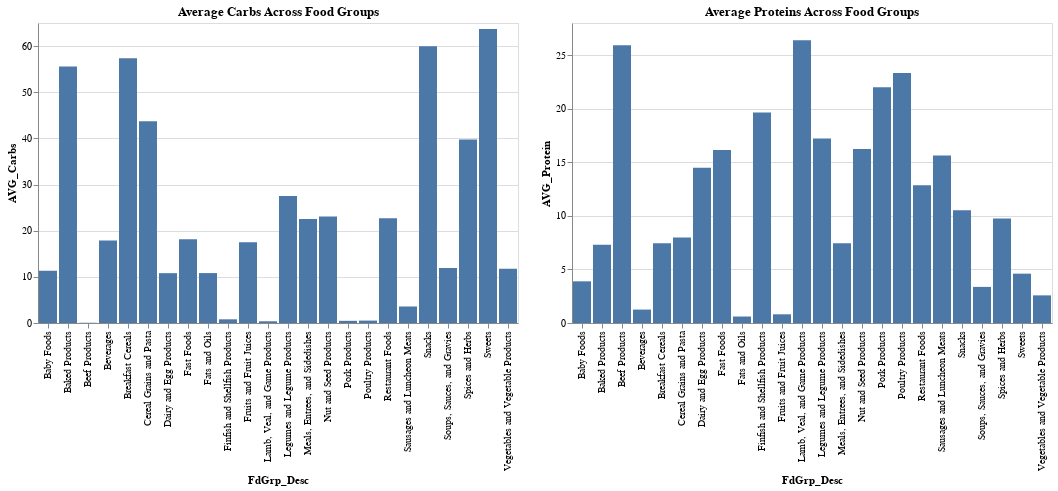

Notebook source saved alongside this figure:
### Code cell
macros = ['Protein', 'Carbohydrt', 'Fiber_TD', 'Water', 'Cholestrl', 'Lipid_Tot']
vitamins = ['Vit_C', 'Vit_E', 'Vit_D', 'Vit_D.1', 'Vit_K', 'Vit_B12', 'Vit_B6', 'Vit_A_IU']
vitaminBs = ['Thiamin', 'Riboflavin', 'Niacin', 'Panto_Acid', 'Folic_Acid']
minerals = ['Calcium', 'Iron', 'Magnesium', 'Phosphorus', 'Potassium', 'Sodium', 'Zinc', 'Copper', 'Manganese', 'Selenium']

# Macros for Protein Groups
dfmacros = dfProtein[macros].values
dfvitamins = dfProtein[vitamins].values
dfminerals = dfProtein[minerals].values
# dfvitamins

columns = ["FdGrp_Desc", "Water", "Energ_Kcal", "Protein", "Carbohydrt", "Sugar_Tot"]
data = [df[["FdGrp_Desc", "Water", "Energ_Kcal", "Protein", "Carbohydrt", "Sugar_Tot"]]]

carb = alt.Chart(df).mark_bar().encode(
    x = 'FdGrp_Desc:N',
    y = 'AVG_Carbs:Q'
).transform_aggregate(
    AVG_Carbs='mean(Carbohydrt)',
    groupby=["FdGrp_Desc"]
).properties(
    title='Average Carbs Across Food Groups'
)

protein = alt.Chart(df).mark_bar().encode(
    x = 'FdGrp_Desc:N',
    y = 'AVG_Protein:Q'
).transform_aggregate(
    AVG_Protein='mean(Protein)',
    groupby=["FdGrp_Desc"]
).properties(
    title='Average Proteins Across Food Groups'
)

macrosChart = alt.vconcat(carb | protein)
macrosChart

### Figure 1 — Vega-Lite specification as saved in the notebook (floating-point values rounded to 4 significant figures; data arrays with more than 128 entries replaced by an {"elided": "..."} marker saying what was removed)
{"config": {"view": {"continuousWidth": 400, "continuousHeight": 300}}, "vconcat": [{"hconcat": [{"mark": "bar", "encoding": {"x": {"type": "nominal", "field": "FdGrp_Desc"}, "y": {"type": "quantitative", "field": "AVG_Carbs"}}, "title": "Average Carbs Across Food Groups", "transform": [{"aggregate": [{"op": "mean", "field": "Carbohydrt", "as": "AVG_Carbs"}], "groupby": ["FdGrp_Desc"]}]}, {"mark": "bar", "encoding": {"x": {"type": "nominal", "field": "FdGrp_Desc"}, "y": {"type": "quantitative", "field": "AVG_Protein"}}, "title": "Average Proteins Across Food Groups", "transform": [{"aggregate": [{"op": "mean", "field": "Protein", "as": "AVG_Protein"}], "groupby": ["FdGrp_Desc"]}]}]}], "data": {"name": "data-5c3ed5533b4185b2075b69905761044f"}, "$schema": "https://vega.github.io/schema/vega-lite/v4.0.2.json", "datasets": {"data-5c3ed5533b4185b2075b69905761044f": {"elided": "1836 records"}}}
